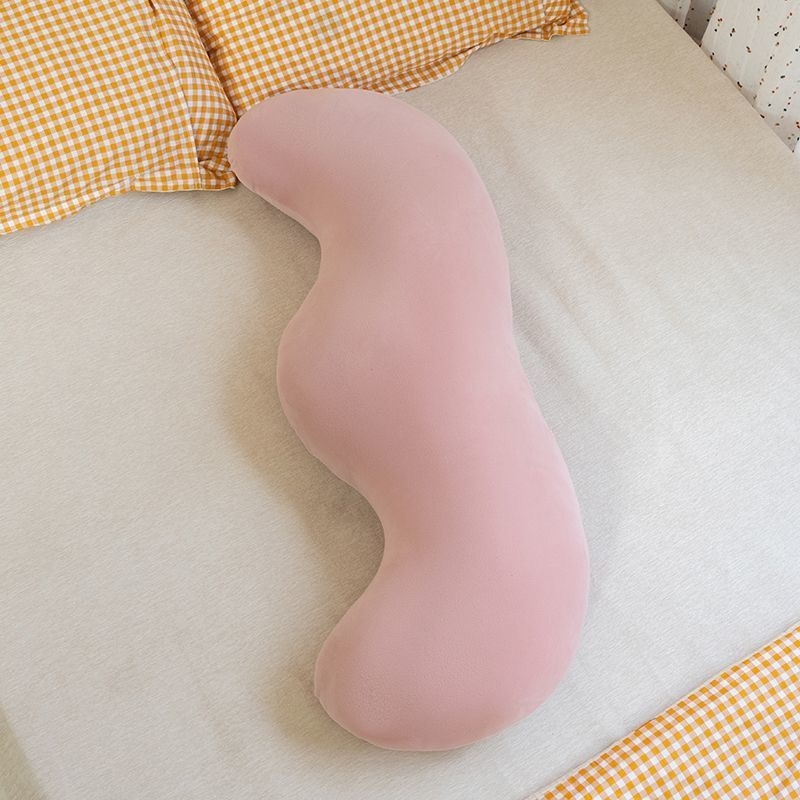
#> input picture build/images/shopify/somnila_body-01_packshot-blush-4_1x1_v1.jpg, 800 x 800 px
$ python -i sky-packshots.py   (imports and definitions only)
#> lines starting #> are read from the running program, lines starting #| are printed output that depends on the picture; after the words box and inside, x2 and y2 are one past the last pixel; in counts of white or black regions, pixels touching at a corner belong together
# Phase 5 — packshots Somnila : détourage des photos fournisseur (fond uni ou dégradé) et pose sur le ciel Cloud → Mist.
import csv, os, sys, glob
import numpy as np, cv2
from PIL import Image
SRC='build/images/shopify'; OUT='build/images/site/packshots'
CLOUD=np.array([247,249,252],np.float32); MIST=np.array([220,232,242],np.float32); DAWN=np.array([240,183,155],np.float32); NIGHT=np.array([30,42,58],np.float32)

# [5 lines left out: function sky, not called in this run]

def matte(rgb, bg_mode='interp', thr=(7,9)):
#> called with bg_mode = 'poly', thr = (7, 9)
    a=rgb.astype(np.float32); H,W,_=a.shape
    if bg_mode=='poly':
        yy,xx=np.mgrid[0:H,0:W]; xn=xx/W-0.5; yn=yy/H-0.5
        frame=np.zeros((H,W),bool); mx,my=int(W*0.08),int(H*0.08); frame[:my,:]=True; frame[-my:,:]=True; frame[:,:mx]=True; frame[:,-mx:]=True
        F=np.stack([np.ones_like(xn),xn,yn,xn*xn,yn*yn,xn*yn],axis=-1); sel=frame.ravel(); Fs=F.reshape(-1,6)[sel]
        bg=np.zeros_like(a)
        for c in range(3):
            coef,_,_,_=np.linalg.lstsq(Fs,a[...,c].ravel()[sel],rcond=None); bg[...,c]=(F.reshape(-1,6)@coef).reshape(H,W)
#> this loop made 3 passes
#> coef on passes 1 to 3: [203.4, 5.38, -0.159, 44.19, -16.53, 91.15], [196.1, 12.22, 18.33, 55.77, -101.7, 26.29], [194, 22.72, 42.92, 38.78, -218.4, -52.59]
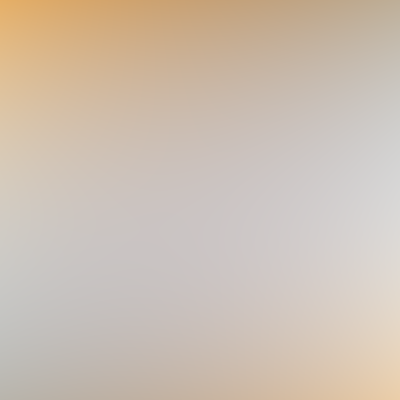
#> bg: shape (800, 800, 3) float32 (shown at 1/2 size); mean R, G, B 205.6, 192.2, 178.9
    elif bg_mode=='rows':
        m=max(16,W//40); row=(np.median(a[:,:m,:],axis=1)+np.median(a[:,-m:,:],axis=1))/2
        row=cv2.GaussianBlur(row.reshape(H,1,3).astype(np.float32),(0,0),9).reshape(H,3)
        bg=np.repeat(row[:,None,:],W,axis=1)
    else:
        top=np.median(a[:12],axis=0); bot=np.median(a[-12:],axis=0)
        t=np.linspace(0,1,H)[:,None,None]; bg=top[None]*(1-t)+bot[None]*t
    bg=cv2.GaussianBlur(bg.astype(np.float32),(0,0),25)
    lab=cv2.cvtColor(np.clip(a,0,255).astype(np.uint8),cv2.COLOR_RGB2LAB).astype(np.float32)
    labbg=cv2.cvtColor(np.clip(bg,0,255).astype(np.uint8),cv2.COLOR_RGB2LAB).astype(np.float32)
    dL=lab[...,0]-labbg[...,0]; dC=np.sqrt((lab[...,1]-labbg[...,1])**2+(lab[...,2]-labbg[...,2])**2)
    product=(dC>thr[0])|(dL<-38)|(dL>thr[1])
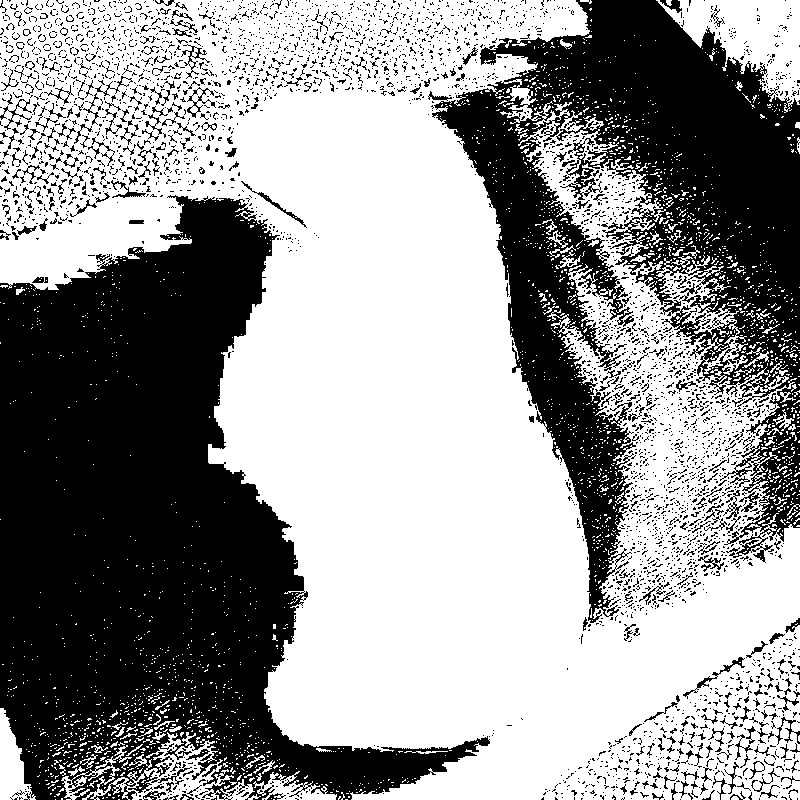
#> product: shape (800, 800) bool; 59% white; 3819 black regions (3538 under 20 px), largest, box (x1, y1, x2, y2) and area: (0, 195, 490, 800) 141832, (432, 0, 800, 623) 93578, (683, 657, 745, 699) 252
    shadow=(~product)&(dL<-3)&(dC<7)
#> shadow: shape (800, 800) bool; 9.5% white; 5865 white regions (5705 under 20 px), largest, box (x1, y1, x2, y2) and area: (109, 195, 488, 780) 23578, (645, 36, 800, 219) 7741, (0, 483, 83, 584) 2241
    m=product.astype(np.uint8)
    m=cv2.morphologyEx(m,cv2.MORPH_OPEN,np.ones((3,3),np.uint8)); m=cv2.morphologyEx(m,cv2.MORPH_CLOSE,np.ones((7,7),np.uint8))
    n,lab_,stats,_=cv2.connectedComponentsWithStats(m,8); keep=np.zeros_like(m)
#> after `n, lab_, stats, _ = cv2.connectedComponentsWithStats(m, 8)`: n = 76; stats = 76 rows, first 6: [0, 0, 800, 800, 256489], [0, 0, 800, 800, 368489], [664, 0, 136, 101, 7776], [710, 56, 3, 3, 9], [723, 68, 3, 3, 9], [544, 109, 4, 3, 12]
    for i in range(1,n):
        if stats[i,cv2.CC_STAT_AREA]>0.003*H*W: keep[lab_==i]=1
#> keep: shape (800, 800); values 0 (black) and 1 (white), 59.2% white; 29 black regions, largest, box (x1, y1, x2, y2) and area: (0, 196, 476, 800) 150446, (436, 0, 800, 623) 107890, (725, 490, 739, 521) 294
    ff=np.pad(keep,1); h,w=ff.shape; mask=np.zeros((h+2,w+2),np.uint8); cv2.floodFill(ff,mask,(0,0),2)
    keep[(ff[1:-1,1:-1]!=2)]=1
#> keep: shape (800, 800); values 0 (black) and 1 (white), 59.8% white; 5 black regions, box (x1, y1, x2, y2) and area: (0, 196, 476, 800) 150446, (436, 0, 800, 623) 106966, (671, 0, 680, 9) 81, (167, 796, 177, 800) 40, (187, 795, 194, 800) 35
    alpha=cv2.GaussianBlur(keep.astype(np.float32),(0,0),1.1)
    band=cv2.dilate(keep,np.ones((91,91),np.uint8)).astype(np.float32)
#> band: shape (800, 800) float32; values 0 (black) and 1 (white), 84.8% white; 3 black regions, box (x1, y1, x2, y2) and area: (0, 297, 249, 800) 81002, (625, 70, 800, 342) 16257, (274, 796, 307, 800) 132
    sh=np.clip((-dL-6)/40.0,0,1)*shadow*band; sh=cv2.GaussianBlur(sh.astype(np.float32),(0,0),6)*(1-alpha)
    al=alpha[...,None]; col=np.where(al>0.03,(a-(1-al)*bg)/np.maximum(al,0.03),a); col=np.clip(col,0,255)
    return col, alpha, sh

def matte_gc(rgb, init='mask', bg_mode='poly', thr=(7,9), grow=31):
    col0,alpha0,sh0=matte(rgb,bg_mode=bg_mode,thr=thr)
    H,W,_=rgb.shape; bgr=cv2.cvtColor(rgb,cv2.COLOR_RGB2BGR)
#> in matte_gc, bgr is the input picture: shape (800, 800, 3); mean B, G, R 171.1, 184.3, 203.9
    rough=(alpha0>0.5).astype(np.uint8)
#> rough: shape (800, 800); values 0 (black) and 1 (white), 59.8% white; 5 black regions, box (x1, y1, x2, y2) and area: (0, 196, 476, 800) 150464, (436, 0, 800, 623) 106982, (671, 0, 680, 9) 79, (167, 796, 177, 800) 38, (187, 795, 194, 800) 33
    n,lab_,stats,_=cv2.connectedComponentsWithStats(rough,8)
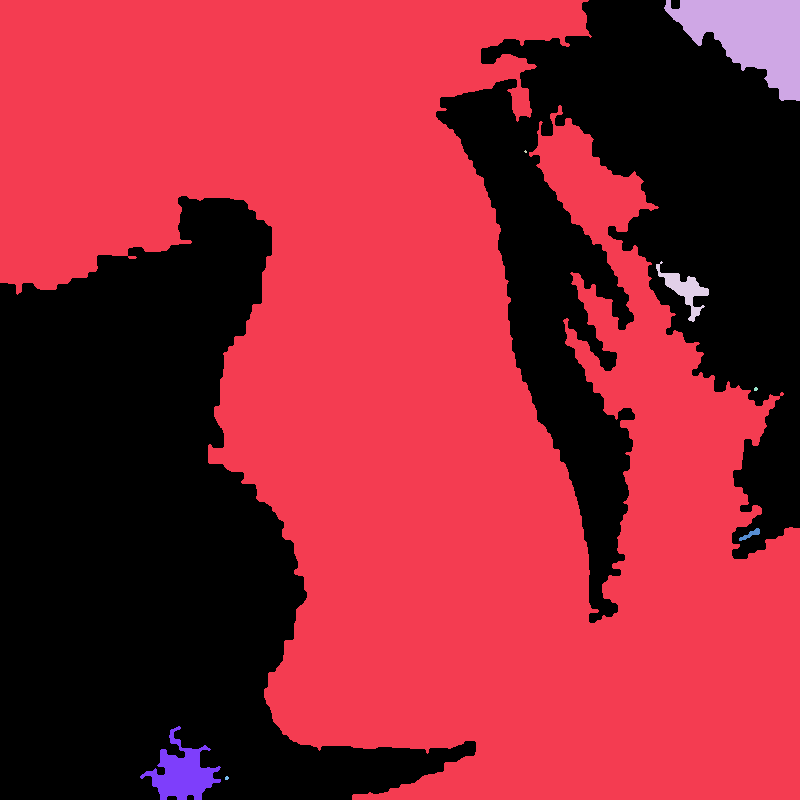
#> lab_: shape (800, 800) int32; 9 distinct labels, from 0 to 8; one colour per label, 0 black
#> n = 9; stats = [[0, 0, 800, 800, 257596], [0, 0, 800, 800, 371012], [664, 0, 136, 101, 7779], [524, 150, 3, 3, 6], [656, 261, 53, 61, 924], [754, 387, 4, 4, 13], [739, 528, 21, 13, 101], [140, 726, 81, 74, 2556], [225, 776, 4, 4, 13]]
    if n>1:
        amax=stats[1:,cv2.CC_STAT_AREA].max(); rough=np.isin(lab_,[i for i in range(1,n) if stats[i,cv2.CC_STAT_AREA]>=0.05*amax]).astype(np.uint8)
#> after `amax = stats[1:, cv2.CC_STAT_AREA].max()`: amax = 371012
    cv2.setRNGSeed(7); bgd=np.zeros((1,65),np.float64); fgd=np.zeros((1,65),np.float64)
    if init=='rect':
        ys,xs=np.where(rough>0); pad=int(0.10*max(xs.max()-xs.min(),ys.max()-ys.min()))
        x0,y0,x1,y1=max(1,xs.min()-pad),max(1,ys.min()-pad),min(W-2,xs.max()+pad),min(H-2,ys.max()+pad)
        mask=np.zeros((H,W),np.uint8); cv2.grabCut(bgr,mask,(x0,y0,x1-x0,y1-y0),bgd,fgd,6,cv2.GC_INIT_WITH_RECT)
    else:
        core=cv2.erode(rough,np.ones((25,25),np.uint8)); near=cv2.dilate(rough,np.ones((21,21),np.uint8)); far=cv2.dilate(rough,np.ones((71,71),np.uint8))
        mask=np.full((H,W),cv2.GC_BGD,np.uint8); mask[far==1]=cv2.GC_PR_BGD; mask[near==1]=cv2.GC_PR_FGD; mask[core==1]=cv2.GC_FGD
        cv2.grabCut(bgr,mask,None,bgd,fgd,6,cv2.GC_INIT_WITH_MASK)
    m=((mask==cv2.GC_FGD)|(mask==cv2.GC_PR_FGD)).astype(np.uint8)
    if grow: m=m*cv2.dilate(rough,np.ones((grow,grow),np.uint8))   # GrabCut ne peut qu'affiner le masque grossier, pas s'en éloigner
#> m: shape (800, 800); values 0 (black) and 1 (white), 57% white; 2 black regions, box (x1, y1, x2, y2) and area: (0, 188, 449, 800) 164063, (431, 0, 800, 527) 111015
    m=cv2.morphologyEx(m,cv2.MORPH_OPEN,np.ones((5,5),np.uint8)); m=cv2.morphologyEx(m,cv2.MORPH_CLOSE,np.ones((9,9),np.uint8))
    n,lab_,stats,_=cv2.connectedComponentsWithStats(m,8); keep=np.zeros_like(m)
#> after `n, lab_, stats, _ = cv2.connectedComponentsWithStats(m, 8)`:
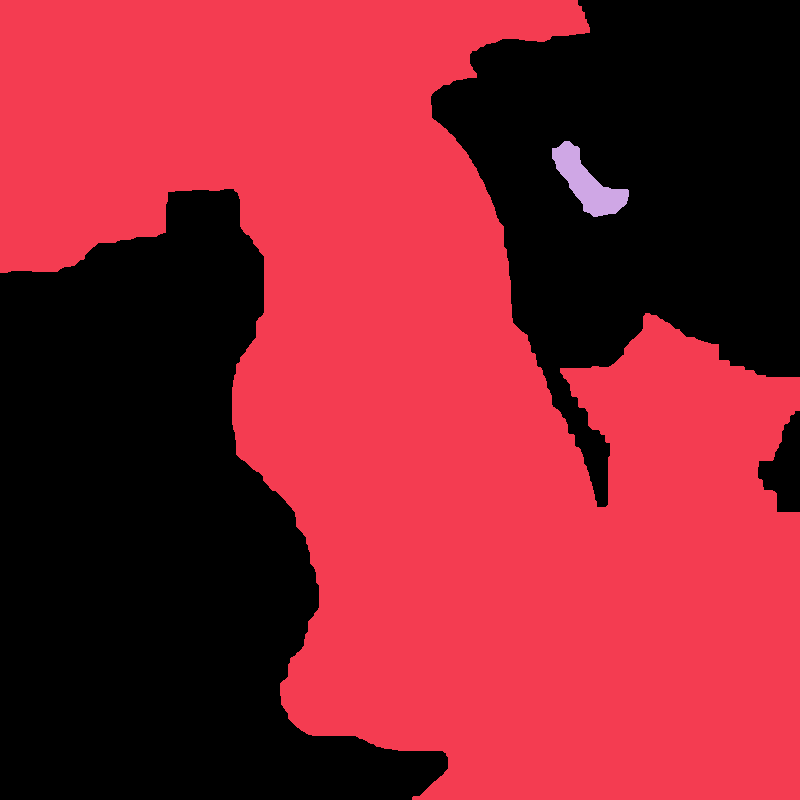
#> lab_: shape (800, 800) int32; 3 distinct labels, from 0 to 2; one colour per label, 0 black
#> after `n, lab_, stats, _ = cv2.connectedComponentsWithStats(m, 8)`: n = 3; stats = [[0, 0, 800, 800, 274967], [0, 0, 800, 800, 362556], [552, 141, 77, 76, 2477]]
    if n>1:
        amax=stats[1:,cv2.CC_STAT_AREA].max()
#> amax = 362556
        for i in range(1,n):
            if stats[i,cv2.CC_STAT_AREA]>=0.05*amax: keep[lab_==i]=1
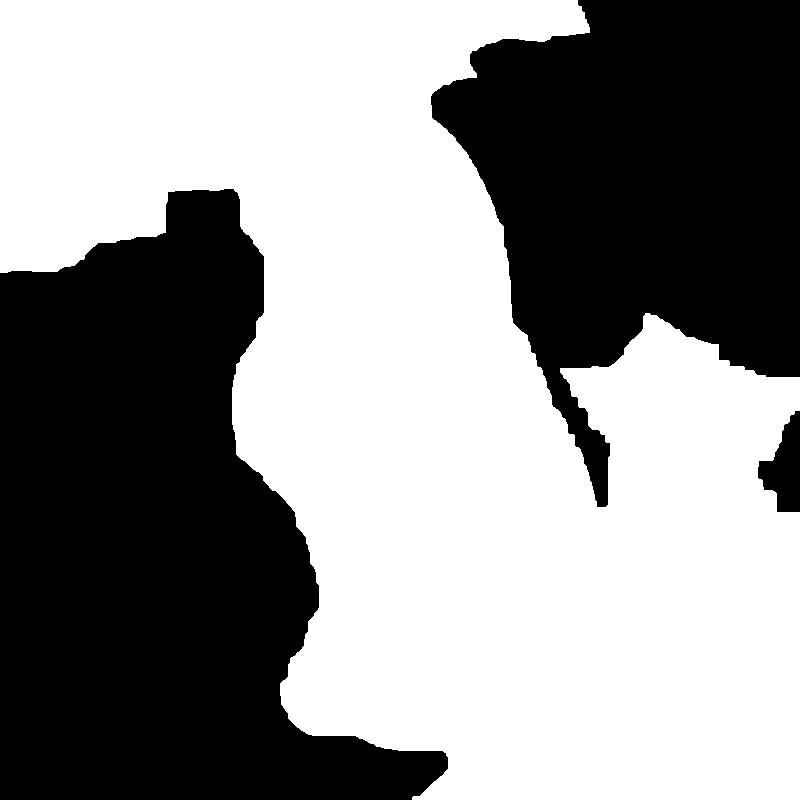
#> keep: shape (800, 800); values 0 (black) and 1 (white), 56.6% white; 3 black regions, box (x1, y1, x2, y2) and area: (0, 189, 448, 800) 164045, (431, 0, 800, 507) 110864, (758, 411, 800, 512) 2535
    ff=np.pad(keep,1); h,w=ff.shape; mk=np.zeros((h+2,w+2),np.uint8); cv2.floodFill(ff,mk,(0,0),2); keep[(ff[1:-1,1:-1]!=2)]=1
    alpha=cv2.GaussianBlur(keep.astype(np.float32),(0,0),1.2)
    a=rgb.astype(np.float32)
    inv=(1-keep).astype(np.float32); num=cv2.blur(a*inv[...,None],(41,41)); den=cv2.blur(inv,(41,41))[...,None]+1e-3; bg=num/den
    al=alpha[...,None]; col=np.where(al>0.03,(a-(1-al)*bg)/np.maximum(al,0.03),a); col=np.clip(col,0,255)
    sh=sh0*(1-alpha)
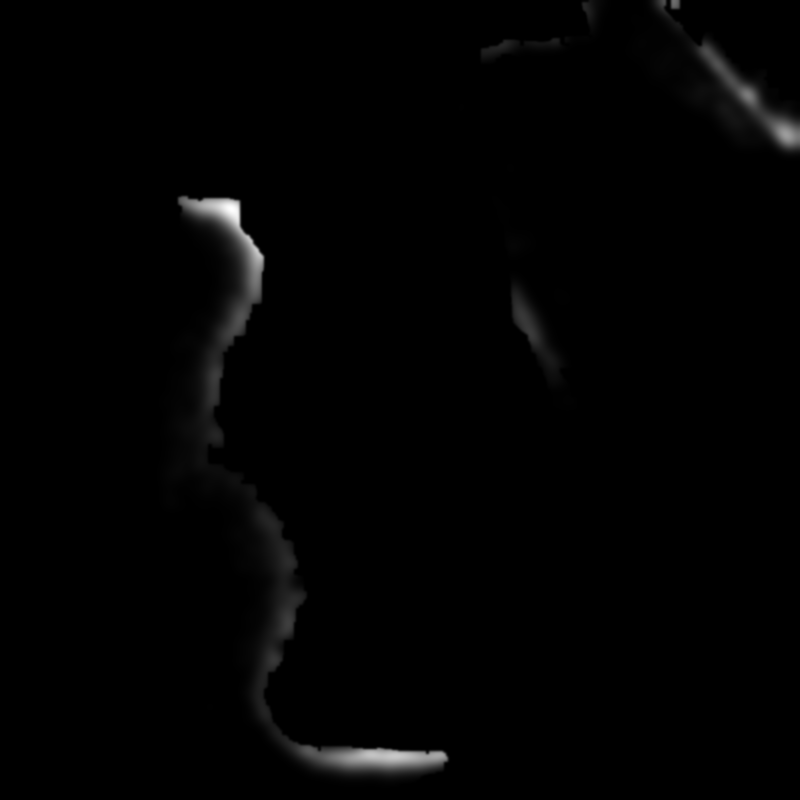
#> sh: shape (800, 800) float32; min -6.75e-08, max 0.512, mean 0.00508; drawn with min black and max white
    return col,alpha,sh

# [19 lines left out: function compose, not called in this run]

# [21 lines not run here, left out]

>>> import cv2
>>> picture = cv2.cvtColor(cv2.imread('../shopify/somnila_body-01_packshot-blush-4_1x1_v1.jpg'), cv2.COLOR_BGR2RGB)
>>> result = matte_gc(picture)
